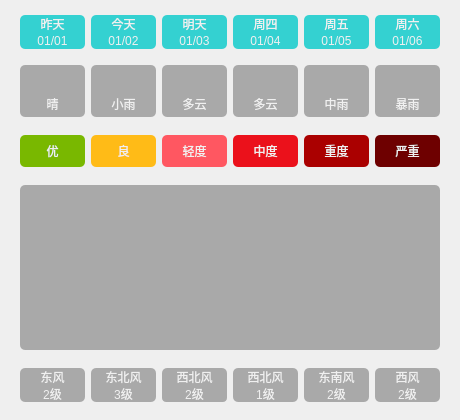
    <widget class="QWidget" name="widget_R" native="true">
     <property name="geometry">
      <rect>
       <x>340</x>
       <y>30</y>
       <width>460</width>
       <height>420</height>
      </rect>
     </property>
     <property name="maximumSize">
      <size>
       <width>16777215</width>
       <height>420</height>
      </size>
     </property>
     <layout class="QVBoxLayout" name="verticalLayout_7">
      <property name="spacing">
       <number>0</number>
      </property>
      <property name="topMargin">
       <number>6</number>
      </property>
      <item>
       <widget class="QWidget" name="widget_RT0" native="true">
        <property name="maximumSize">
         <size>
          <width>16777215</width>
          <height>50</height>
         </size>
        </property>
        <property name="styleSheet">
         <string notr="true">QLabel {
	background-color: rgba(0, 200, 200, 200);
	border-radius: 5px;
}</string>
        </property>
        <layout class="QGridLayout" name="gridLayout_2">
         <property name="bottomMargin">
          <number>7</number>
         </property>
         <property name="verticalSpacing">
          <number>0</number>
         </property>
         <item row="1" column="4">
          <widget class="QLabel" name="lblDate4">
           <property name="styleSheet">
            <string notr="true">border-top-left-radius: 0px;
border-top-right-radius: 0px;
border-bottom-left-radius: 5px;
border-bottom-right-radius: 5px;
color: rgb(240, 240, 240);</string>
           </property>
           <property name="text">
            <string>01/05</string>
           </property>
           <property name="alignment">
            <set>Qt::AlignmentFlag::AlignCenter</set>
           </property>
          </widget>
         </item>
         <item row="1" column="2">
          <widget class="QLabel" name="lblDate2">
           <property name="styleSheet">
            <string notr="true">border-top-left-radius: 0px;
border-top-right-radius: 0px;
color: rgb(240, 240, 240);</string>
           </property>
           <property name="text">
            <string>01/03</string>
           </property>
           <property name="alignment">
            <set>Qt::AlignmentFlag::AlignCenter</set>
           </property>
          </widget>
         </item>
         <item row="1" column="1">
          <widget class="QLabel" name="lblDate1">
           <property name="styleSheet">
            <string notr="true">border-top-left-radius: 0px;
border-top-right-radius: 0px;
border-bottom-left-radius: 5px;
border-bottom-right-radius: 5px;
color: rgb(240, 240, 240);</string>
           </property>
           <property name="text">
            <string>01/02</string>
           </property>
           <property name="alignment">
            <set>Qt::AlignmentFlag::AlignCenter</set>
           </property>
          </widget>
         </item>
         <item row="1" column="3">
          <widget class="QLabel" name="lblDate3">
           <property name="styleSheet">
            <string notr="true">border-top-left-radius: 0px;
border-top-right-radius: 0px;
border-bottom-left-radius: 5px;
border-bottom-right-radius: 5px;
color: rgb(240, 240, 240);</string>
           </property>
           <property name="text">
            <string>01/04</string>
           </property>
           <property name="alignment">
            <set>Qt::AlignmentFlag::AlignCenter</set>
           </property>
          </widget>
         </item>
         <item row="1" column="0">
          <widget class="QLabel" name="lblDate0">
           <property name="styleSheet">
            <string notr="true">border-top-left-radius: 0px;
border-top-right-radius: 0px;
border-bottom-left-radius: 5px;
border-bottom-right-radius: 5px;
color: rgb(240, 240, 240);</string>
           </property>
           <property name="text">
            <string>01/01</string>
           </property>
           <property name="alignment">
            <set>Qt::AlignmentFlag::AlignCenter</set>
           </property>
          </widget>
         </item>
         <item row="0" column="0">
          <widget class="QLabel" name="lblWeek0">
           <property name="styleSheet">
            <string notr="true">border-top-left-radius: 5px;
border-top-right-radius: 5px;
border-bottom-left-radius: 0px;
border-bottom-right-radius: 0px;
color: rgb(240, 240, 240);</string>
           </property>
           <property name="text">
            <string>昨天</string>
           </property>
           <property name="alignment">
            <set>Qt::AlignmentFlag::AlignCenter</set>
           </property>
          </widget>
         </item>
         <item row="1" column="5">
          <widget class="QLabel" name="lblDate5">
           <property name="styleSheet">
            <string notr="true">border-top-left-radius: 0px;
border-top-right-radius: 0px;
border-bottom-left-radius: 5px;
border-bottom-right-radius: 5px;
color: rgb(240, 240, 240);</string>
           </property>
           <property name="text">
            <string>01/06</string>
           </property>
           <property name="alignment">
            <set>Qt::AlignmentFlag::AlignCenter</set>
           </property>
          </widget>
         </item>
         <item row="0" column="5">
          <widget class="QLabel" name="lblWeek5">
           <property name="styleSheet">
            <string notr="true">border-top-left-radius: 5px;
border-top-right-radius: 5px;
border-bottom-left-radius: 0px;
border-bottom-right-radius: 0px;
color: rgb(240, 240, 240);</string>
           </property>
           <property name="text">
            <string>周六</string>
           </property>
           <property name="alignment">
            <set>Qt::AlignmentFlag::AlignCenter</set>
           </property>
          </widget>
         </item>
         <item row="0" column="4">
          <widget class="QLabel" name="lblWeek4">
           <property name="styleSheet">
            <string notr="true">border-top-left-radius: 5px;
border-top-right-radius: 5px;
border-bottom-left-radius: 0px;
border-bottom-right-radius: 0px;
color: rgb(240, 240, 240);</string>
           </property>
           <property name="text">
            <string>周五</string>
           </property>
           <property name="alignment">
            <set>Qt::AlignmentFlag::AlignCenter</set>
           </property>
          </widget>
         </item>
         <item row="0" column="3">
          <widget class="QLabel" name="lblWeek3">
           <property name="styleSheet">
            <string notr="true">border-top-left-radius: 5px;
border-top-right-radius: 5px;
border-bottom-left-radius: 0px;
border-bottom-right-radius: 0px;
color: rgb(240, 240, 240);</string>
           </property>
           <property name="text">
            <string>周四</string>
           </property>
           <property name="alignment">
            <set>Qt::AlignmentFlag::AlignCenter</set>
           </property>
          </widget>
         </item>
         <item row="0" column="2">
          <widget class="QLabel" name="lblWeek2">
           <property name="styleSheet">
            <string notr="true">border-top-left-radius: 5px;
border-top-right-radius: 5px;
border-bottom-left-radius: 0px;
border-bottom-right-radius: 0px;
color: rgb(240, 240, 240);</string>
           </property>
           <property name="text">
            <string>明天</string>
           </property>
           <property name="alignment">
            <set>Qt::AlignmentFlag::AlignCenter</set>
           </property>
          </widget>
         </item>
         <item row="0" column="1">
          <widget class="QLabel" name="lblWeek1">
           <property name="styleSheet">
            <string notr="true">border-top-left-radius: 5px;
border-top-right-radius: 5px;
border-bottom-left-radius: 0px;
border-bottom-right-radius: 0px;
color: rgb(240, 240, 240);
</string>
           </property>
           <property name="text">
            <string>今天</string>
           </property>
           <property name="alignment">
            <set>Qt::AlignmentFlag::AlignCenter</set>
           </property>
          </widget>
         </item>
        </layout>
       </widget>
      </item>
      <item>
       <widget class="QWidget" name="widget_RT1" native="true">
        <property name="maximumSize">
         <size>
          <width>16777215</width>
          <height>70</height>
         </size>
        </property>
        <property name="styleSheet">
         <string notr="true">color: rgb(240, 240, 240);</string>
        </property>
        <layout class="QGridLayout" name="gridLayout_3">
         <property name="verticalSpacing">
          <number>0</number>
         </property>
         <item row="0" column="0">
          <widget class="QLabel" name="lblTypeIcon0">
           <property name="styleSheet">
            <string notr="true">border-top-left-radius: 5px;
border-top-right-radius: 5px;
border-bottom-left-radius: 0px;
border-bottom-right-radius: 0px;
background-color: rgba(60, 60, 60, 100);</string>
           </property>
           <property name="text">
            <string/>
           </property>
           <property name="pixmap">
            <pixmap resource="main.qrc">:/res/type/Qing.png</pixmap>
           </property>
           <property name="alignment">
            <set>Qt::AlignmentFlag::AlignCenter</set>
           </property>
          </widget>
         </item>
         <item row="0" column="1">
          <widget class="QLabel" name="lblTypeIcon1">
           <property name="styleSheet">
            <string notr="true">border-top-left-radius: 5px;
border-top-right-radius: 5px;
border-bottom-left-radius: 0px;
border-bottom-right-radius: 0px;
background-color: rgba(60, 60, 60, 100);</string>
           </property>
           <property name="text">
            <string/>
           </property>
           <property name="pixmap">
            <pixmap resource="main.qrc">:/res/type/XiaoYu.png</pixmap>
           </property>
           <property name="alignment">
            <set>Qt::AlignmentFlag::AlignCenter</set>
           </property>
          </widget>
         </item>
         <item row="0" column="2">
          <widget class="QLabel" name="lblTypeIcon2">
           <property name="styleSheet">
            <string notr="true">border-top-left-radius: 5px;
border-top-right-radius: 5px;
border-bottom-left-radius: 0px;
border-bottom-right-radius: 0px;
background-color: rgba(60, 60, 60, 100);</string>
           </property>
           <property name="text">
            <string/>
           </property>
           <property name="pixmap">
            <pixmap resource="main.qrc">:/res/type/DuoYun.png</pixmap>
           </property>
           <property name="alignment">
            <set>Qt::AlignmentFlag::AlignCenter</set>
           </property>
          </widget>
         </item>
         <item row="0" column="3">
          <widget class="QLabel" name="lblTypeIcon3">
           <property name="styleSheet">
            <string notr="true">border-top-left-radius: 5px;
border-top-right-radius: 5px;
border-bottom-left-radius: 0px;
border-bottom-right-radius: 0px;
background-color: rgba(60, 60, 60, 100);</string>
           </property>
           <property name="text">
            <string/>
           </property>
           <property name="pixmap">
            <pixmap resource="main.qrc">:/res/type/DuoYun.png</pixmap>
           </property>
           <property name="alignment">
            <set>Qt::AlignmentFlag::AlignCenter</set>
           </property>
          </widget>
         </item>
         <item row="0" column="4">
          <widget class="QLabel" name="lblTypeIcon4">
           <property name="styleSheet">
            <string notr="true">border-top-left-radius: 5px;
border-top-right-radius: 5px;
border-bottom-left-radius: 0px;
border-bottom-right-radius: 0px;
background-color: rgba(60, 60, 60, 100);</string>
           </property>
           <property name="text">
            <string/>
           </property>
           <property name="pixmap">
            <pixmap resource="main.qrc">:/res/type/ZhongYu.png</pixmap>
           </property>
           <property name="alignment">
            <set>Qt::AlignmentFlag::AlignCenter</set>
           </property>
          </widget>
         </item>
         <item row="0" column="5">
          <widget class="QLabel" name="lblTypeIcon5">
           <property name="styleSheet">
            <string notr="true">border-top-left-radius: 5px;
border-top-right-radius: 5px;
border-bottom-left-radius: 0px;
border-bottom-right-radius: 0px;
background-color: rgba(60, 60, 60, 100);</string>
           </property>
           <property name="text">
            <string/>
           </property>
           <property name="pixmap">
            <pixmap resource="main.qrc">:/res/type/BaoYu.png</pixmap>
           </property>
           <property name="alignment">
            <set>Qt::AlignmentFlag::AlignCenter</set>
           </property>
          </widget>
         </item>
         <item row="1" column="0">
          <widget class="QLabel" name="lblType0">
           <property name="styleSheet">
            <string notr="true">border-top-left-radius: 0px;
border-top-right-radius: 0px;
border-bottom-left-radius: 5px;
border-bottom-right-radius: 5px;
background-color: rgba(60, 60, 60, 100);</string>
           </property>
           <property name="text">
            <string>晴</string>
           </property>
           <property name="alignment">
            <set>Qt::AlignmentFlag::AlignCenter</set>
           </property>
          </widget>
         </item>
         <item row="1" column="1">
          <widget class="QLabel" name="lblType1">
           <property name="styleSheet">
            <string notr="true">border-top-left-radius: 0px;
border-top-right-radius: 0px;
border-bottom-left-radius: 5px;
border-bottom-right-radius: 5px;
background-color: rgba(60, 60, 60, 100);</string>
           </property>
           <property name="text">
            <string>小雨</string>
           </property>
           <property name="alignment">
            <set>Qt::AlignmentFlag::AlignCenter</set>
           </property>
          </widget>
         </item>
         <item row="1" column="2">
          <widget class="QLabel" name="lblType2">
           <property name="styleSheet">
            <string notr="true">border-top-left-radius: 0px;
border-top-right-radius: 0px;
border-bottom-left-radius: 5px;
border-bottom-right-radius: 5px;
background-color: rgba(60, 60, 60, 100);</string>
           </property>
           <property name="text">
            <string>多云</string>
           </property>
           <property name="alignment">
            <set>Qt::AlignmentFlag::AlignCenter</set>
           </property>
          </widget>
         </item>
         <item row="1" column="3">
          <widget class="QLabel" name="lblType3">
           <property name="styleSheet">
            <string notr="true">border-top-left-radius: 0px;
border-top-right-radius: 0px;
border-bottom-left-radius: 5px;
border-bottom-right-radius: 5px;
background-color: rgba(60, 60, 60, 100);</string>
           </property>
           <property name="text">
            <string>多云</string>
           </property>
           <property name="alignment">
            <set>Qt::AlignmentFlag::AlignCenter</set>
           </property>
          </widget>
         </item>
         <item row="1" column="4">
          <widget class="QLabel" name="lblType4">
           <property name="styleSheet">
            <string notr="true">border-top-left-radius: 0px;
border-top-right-radius: 0px;
border-bottom-left-radius: 5px;
border-bottom-right-radius: 5px;
background-color: rgba(60, 60, 60, 100);</string>
           </property>
           <property name="text">
            <string>中雨</string>
           </property>
           <property name="alignment">
            <set>Qt::AlignmentFlag::AlignCenter</set>
           </property>
          </widget>
         </item>
         <item row="1" column="5">
          <widget class="QLabel" name="lblType5">
           <property name="styleSheet">
            <string notr="true">border-top-left-radius: 0px;
border-top-right-radius: 0px;
border-bottom-left-radius: 5px;
border-bottom-right-radius: 5px;
background-color: rgba(60, 60, 60, 100);</string>
           </property>
           <property name="text">
            <string>暴雨</string>
           </property>
           <property name="alignment">
            <set>Qt::AlignmentFlag::AlignCenter</set>
           </property>
          </widget>
         </item>
        </layout>
       </widget>
      </item>
      <item>
       <widget class="QWidget" name="widget_RT2" native="true">
        <property name="maximumSize">
         <size>
          <width>16777215</width>
          <height>50</height>
         </size>
        </property>
        <property name="styleSheet">
         <string notr="true">color: rgb(240, 240, 240);
border-radius: 5px;
padding:8px;</string>
        </property>
        <layout class="QHBoxLayout" name="horizontalLayout_6">
         <item>
          <widget class="QLabel" name="lblAqi0">
           <property name="styleSheet">
            <string notr="true">background-color: rgb(121, 184, 0);
</string>
           </property>
           <property name="text">
            <string>优</string>
           </property>
           <property name="alignment">
            <set>Qt::AlignmentFlag::AlignCenter</set>
           </property>
          </widget>
         </item>
         <item>
          <widget class="QLabel" name="lblAqi1">
           <property name="styleSheet">
            <string notr="true">background-color: rgb(255, 187, 23);</string>
           </property>
           <property name="text">
            <string>良</string>
           </property>
           <property name="alignment">
            <set>Qt::AlignmentFlag::AlignCenter</set>
           </property>
          </widget>
         </item>
         <item>
          <widget class="QLabel" name="lblAqi2">
           <property name="styleSheet">
            <string notr="true">background-color: rgb(255, 87, 97);</string>
           </property>
           <property name="text">
            <string>轻度</string>
           </property>
           <property name="alignment">
            <set>Qt::AlignmentFlag::AlignCenter</set>
           </property>
          </widget>
         </item>
         <item>
          <widget class="QLabel" name="lblAqi3">
           <property name="styleSheet">
            <string notr="true">background-color: rgb(235, 17, 27);</string>
           </property>
           <property name="text">
            <string>中度</string>
           </property>
           <property name="alignment">
            <set>Qt::AlignmentFlag::AlignCenter</set>
           </property>
          </widget>
         </item>
         <item>
          <widget class="QLabel" name="lblAqi4">
           <property name="styleSheet">
            <string notr="true">background-color: rgb(170, 0, 0);</string>
           </property>
           <property name="text">
            <string>重度</string>
           </property>
           <property name="alignment">
            <set>Qt::AlignmentFlag::AlignCenter</set>
           </property>
          </widget>
         </item>
         <item>
          <widget class="QLabel" name="lblAqi5">
           <property name="styleSheet">
            <string notr="true">background-color: rgb(110, 0, 0);</string>
           </property>
           <property name="text">
            <string>严重</string>
           </property>
           <property name="alignment">
            <set>Qt::AlignmentFlag::AlignCenter</set>
           </property>
          </widget>
         </item>
        </layout>
       </widget>
      </item>
      <item>
       <widget class="QWidget" name="widget_RT3" native="true">
        <property name="styleSheet">
         <string notr="true">color: rgb(240, 240, 240);
border-radius: 5px;
padding:8px;</string>
        </property>
        <layout class="QVBoxLayout" name="verticalLayout_6">
         <property name="spacing">
          <number>0</number>
         </property>
         <item>
          <widget class="QLabel" name="lblHighCurve">
           <property name="styleSheet">
            <string notr="true">border-top-left-radius: 5px;
border-top-right-radius: 5px;
border-bottom-left-radius: 0px;
border-bottom-right-radius: 0px;
background-color: rgba(60, 60, 60, 100);</string>
           </property>
           <property name="text">
            <string/>
           </property>
          </widget>
         </item>
         <item>
          <widget class="QLabel" name="lblLowCurve">
           <property name="styleSheet">
            <string notr="true">border-top-left-radius: 0px;
border-top-right-radius: 0px;
border-bottom-left-radius: 5px;
border-bottom-right-radius: 5px;
background-color: rgba(60, 60, 60, 100);</string>
           </property>
           <property name="text">
            <string/>
           </property>
          </widget>
         </item>
        </layout>
       </widget>
      </item>
      <item>
       <widget class="QWidget" name="widget_RT4" native="true">
        <property name="maximumSize">
         <size>
          <width>16777215</width>
          <height>50</height>
         </size>
        </property>
        <property name="styleSheet">
         <string notr="true">QLabel {
	background-color: rgba(60, 60, 60, 100);
	border-radius: 4px;
}</string>
        </property>
        <layout class="QGridLayout" name="gridLayout_4">
         <property name="bottomMargin">
          <number>7</number>
         </property>
         <property name="verticalSpacing">
          <number>0</number>
         </property>
         <item row="1" column="4">
          <widget class="QLabel" name="lblFl4">
           <property name="styleSheet">
            <string notr="true">border-top-left-radius: 0px;
border-top-right-radius: 0px;
border-bottom-left-radius: 5px;
border-bottom-right-radius: 5px;
color: rgb(240, 240, 240);</string>
           </property>
           <property name="text">
            <string>2级</string>
           </property>
           <property name="alignment">
            <set>Qt::AlignmentFlag::AlignCenter</set>
           </property>
          </widget>
         </item>
         <item row="1" column="2">
          <widget class="QLabel" name="lblFl2">
           <property name="styleSheet">
            <string notr="true">border-top-left-radius: 0px;
border-top-right-radius: 0px;
color: rgb(240, 240, 240);</string>
           </property>
           <property name="text">
            <string>2级</string>
           </property>
           <property name="alignment">
            <set>Qt::AlignmentFlag::AlignCenter</set>
           </property>
          </widget>
         </item>
         <item row="1" column="1">
          <widget class="QLabel" name="lblFl1">
           <property name="styleSheet">
            <string notr="true">border-top-left-radius: 0px;
border-top-right-radius: 0px;
border-bottom-left-radius: 5px;
border-bottom-right-radius: 5px;
color: rgb(240, 240, 240);</string>
           </property>
           <property name="text">
            <string>3级</string>
           </property>
           <property name="alignment">
            <set>Qt::AlignmentFlag::AlignCenter</set>
           </property>
          </widget>
         </item>
         <item row="1" column="3">
          <widget class="QLabel" name="lblFl3">
           <property name="styleSheet">
            <string notr="true">border-top-left-radius: 0px;
border-top-right-radius: 0px;
border-bottom-left-radius: 5px;
border-bottom-right-radius: 5px;
color: rgb(240, 240, 240);</string>
           </property>
           <property name="text">
            <string>1级</string>
           </property>
           <property name="alignment">
            <set>Qt::AlignmentFlag::AlignCenter</set>
           </property>
          </widget>
         </item>
         <item row="1" column="0">
          <widget class="QLabel" name="lblFl0">
           <property name="styleSheet">
            <string notr="true">border-top-left-radius: 0px;
border-top-right-radius: 0px;
border-bottom-left-radius: 5px;
border-bottom-right-radius: 5px;
color: rgb(240, 240, 240);</string>
           </property>
           <property name="text">
            <string>2级</string>
           </property>
           <property name="alignment">
            <set>Qt::AlignmentFlag::AlignCenter</set>
           </property>
          </widget>
         </item>
         <item row="0" column="0">
          <widget class="QLabel" name="lblFx0">
           <property name="styleSheet">
            <string notr="true">border-top-left-radius: 5px;
border-top-right-radius: 5px;
border-bottom-left-radius: 0px;
border-bottom-right-radius: 0px;
color: rgb(240, 240, 240);</string>
           </property>
           <property name="text">
            <string>东风</string>
           </property>
           <property name="alignment">
            <set>Qt::AlignmentFlag::AlignCenter</set>
           </property>
          </widget>
         </item>
         <item row="1" column="5">
          <widget class="QLabel" name="lblFl5">
           <property name="styleSheet">
            <string notr="true">border-top-left-radius: 0px;
border-top-right-radius: 0px;
border-bottom-left-radius: 5px;
border-bottom-right-radius: 5px;
color: rgb(240, 240, 240);</string>
           </property>
           <property name="text">
            <string>2级</string>
           </property>
           <property name="alignment">
            <set>Qt::AlignmentFlag::AlignCenter</set>
           </property>
          </widget>
         </item>
         <item row="0" column="5">
          <widget class="QLabel" name="lblFx5">
           <property name="styleSheet">
            <string notr="true">border-top-left-radius: 5px;
border-top-right-radius: 5px;
border-bottom-left-radius: 0px;
border-bottom-right-radius: 0px;
color: rgb(240, 240, 240);</string>
           </property>
           <property name="text">
            <string>西风</string>
           </property>
           <property name="alignment">
            <set>Qt::AlignmentFlag::AlignCenter</set>
           </property>
          </widget>
         </item>
         <item row="0" column="4">
          <widget class="QLabel" name="lblFx4">
           <property name="styleSheet">
            <string notr="true">border-top-left-radius: 5px;
border-top-right-radius: 5px;
border-bottom-left-radius: 0px;
border-bottom-right-radius: 0px;
color: rgb(240, 240, 240);</string>
           </property>
           <property name="text">
            <string>东南风</string>
           </property>
           <property name="alignment">
            <set>Qt::AlignmentFlag::AlignCenter</set>
           </property>
          </widget>
         </item>
         <item row="0" column="3">
          <widget class="QLabel" name="lblFx3">
           <property name="styleSheet">
            <string notr="true">border-top-left-radius: 5px;
border-top-right-radius: 5px;
border-bottom-left-radius: 0px;
border-bottom-right-radius: 0px;
color: rgb(240, 240, 240);</string>
           </property>
           <property name="text">
            <string>西北风</string>
           </property>
           <property name="alignment">
            <set>Qt::AlignmentFlag::AlignCenter</set>
           </property>
          </widget>
         </item>
         <item row="0" column="2">
          <widget class="QLabel" name="lblFx2">
           <property name="styleSheet">
            <string notr="true">border-top-left-radius: 5px;
border-top-right-radius: 5px;
border-bottom-left-radius: 0px;
border-bottom-right-radius: 0px;
color: rgb(240, 240, 240);</string>
           </property>
           <property name="text">
            <string>西北风</string>
           </property>
           <property name="alignment">
            <set>Qt::AlignmentFlag::AlignCenter</set>
           </property>
          </widget>
         </item>
         <item row="0" column="1">
          <widget class="QLabel" name="lblFx1">
           <property name="styleSheet">
            <string notr="true">border-top-left-radius: 5px;
border-top-right-radius: 5px;
border-bottom-left-radius: 0px;
border-bottom-right-radius: 0px;
color: rgb(240, 240, 240);
</string>
           </property>
           <property name="text">
            <string>东北风</string>
           </property>
           <property name="alignment">
            <set>Qt::AlignmentFlag::AlignCenter</set>
           </property>
          </widget>
         </item>
        </layout>
       </widget>
      </item>
     </layout>
    </widget>
